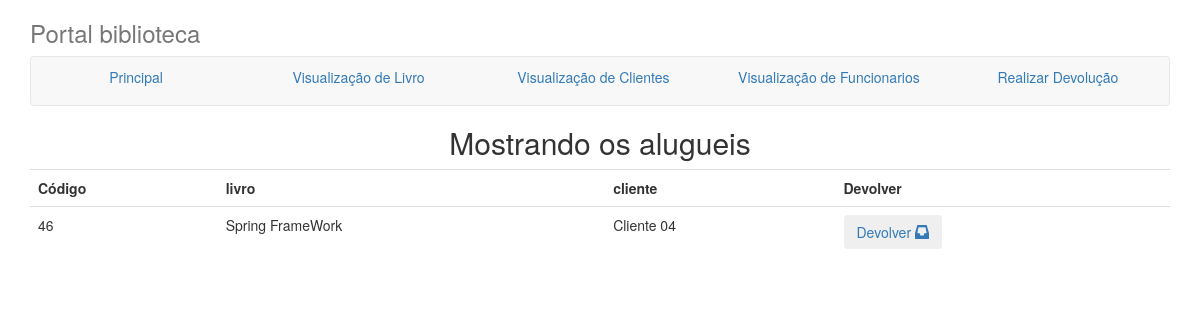
/cadastro/devolucao.php, run on the app's committed database.
### tables this page shows
CREATE TABLE IF NOT EXISTS `rent` (
  `id` bigint(20) unsigned NOT NULL AUTO_INCREMENT,
  `rentDate` varchar(50) DEFAULT NULL,
  `id_client` int(11) DEFAULT NULL,
  `id_book` int(11) DEFAULT NULL,
  `id_employee` int(11) DEFAULT NULL,
  `avaliable` varchar(50) DEFAULT NULL,
  UNIQUE KEY `id` (`id`)
);

CREATE TABLE IF NOT EXISTS `book` (
  `id` bigint(20) unsigned NOT NULL AUTO_INCREMENT,
  `name` varchar(100) NOT NULL,
  `writer` varchar(100) NOT NULL,
  `pages` varchar(100) NOT NULL,
  `stash` int(100) NOT NULL,
  UNIQUE KEY `id` (`id`)
);

CREATE TABLE IF NOT EXISTS `client` (
  `name` varchar(100) NOT NULL,
  `phone` varchar(100) NOT NULL,
  `mail` varchar(100) NOT NULL,
  `cpf` varchar(100) NOT NULL,
  `address` varchar(100) NOT NULL,
  `rentCount` int(11) NOT NULL,
  `id` bigint(20) unsigned NOT NULL AUTO_INCREMENT,
  UNIQUE KEY `is` (`id`)
);

### cadastro/devolucao.php (the view, shortened to what this page needs)
<!doctype html>
<html>
<head>
<link rel="stylesheet" href="../css/bootstrap.css">
</head>
<body>
<div class="container">
      <div class="masthead">
        <h3 class="text-muted">Portal biblioteca</h3>
        <nav class="navbar navbar-default">
          <ul class="nav nav-justified">
			<li class="active"><a href="../index.php">Principal</a></li>
            <li><a href="../visualizacao/visualizacaoLivro.php">Visualização de Livro</a></li>
            <li><a href="../visualizacao/visualizacaoCliente.php">Visualização de Clientes</a></li>
            <li><a href="../visualizacao/visualizacaoFuncionario.php">Visualização de Funcionarios</a></li>
			<li><a href="devolucao.php">Realizar Devolução</a></li>
          </ul>
        </nav>
      </div>
      <div>
<?php
		$resultado=mysql_query("Select * from rent where avaliable='alugado' order by id") or die ("Não é possível consultar Alugueis.");
		print("<center><h2>Mostrando os alugueis</h2>");
		print("<table class='display table' width='90%'>");
		print("<tr><td><b>Código</td>");
		print("<td><b>livro</td>");
		print("<td><b>cliente</td>");
		print("<td><b>Devolver</td>");
			while ($linha=mysql_fetch_array($resultado))
{
   $id=$linha["id"];
   $book=$linha["id_book"];
		$resultado2=mysql_query("Select * from book where id='$book'") or die ("Não é possível consultar nome do cliente.");
		while($linha2=mysql_fetch_array($resultado2))
		$bookName=$linha2["name"];
   $client=$linha["id_client"];
		$resultado1=mysql_query("Select * from client where id='$client'") or die ("Não é possível consultar nome do cliente.");
		while($linha1=mysql_fetch_array($resultado1))
		$clientName=$linha1["name"];
   print("<tr><td>$id</td>");
   print("<td>$bookName</td>");
   print("<td>$clientName</td>");
   print("<td><a href='../trafegoDados/processaDevolucao.php?cod=$id & cod_book=$book & cod_client=$client '><button type='button'  class='btn'>Devolver
										<span class='glyphicon glyphicon-inbox' aria-hidden='true'></span> </button></a>");     }
   print("</table></center>");
?>
</body>
</html>

### data on the page
rent: id "46", id_book.name "Spring FrameWork", id_client.name "Cliente 04"
